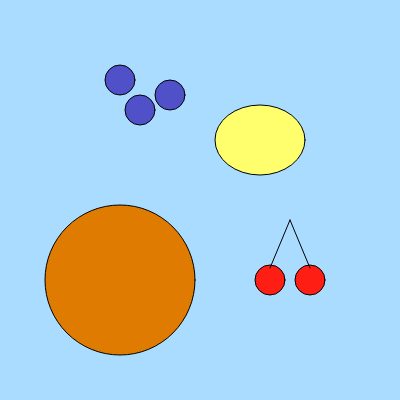
Frame 1 (no input)
Frame 60 (no input): identical to frame 1, image omitted
Frame 120 (the mouse pressed at the canvas centre since frame 60): identical to frame 1, image omitted

The p5.js sketch that drew this single still picture (run headless with seeded random() and noise() and a simulated clock; from frame 60 on, the mouse is pressed at the canvas centre):

// p5.js sketch
// ── sketch.js
function setup() {
  createCanvas(400, 400);
}

function draw() {
  background(170,220,310);
  fill(223,123,0)
  circle(120,280,150);
  fill(80,80,200)
  circle(120,80,30);
  circle(170,95,30);
  circle(140,110,30);
  fill(255, 255, 110)
  ellipse(260,140,90,70);
  fill(680,30,20)
  circle(270,280,30);
  circle(310,280,30);
  line(310, 268, 290, 220);
  line(270, 268, 290, 220);
}
// ── sketch ai.js
function setup() {
  createCanvas(400, 400);
}

function draw() {
  background(220);

  // Draw pizza base
  fill(255, 223, 158); // Light brown color for pizza base
  ellipse(200, 200, 300, 300);

  // Draw tomato sauce
  fill(255, 0, 0); // Red color for tomato sauce
  ellipse(200, 200, 280, 280);

  // Draw cheese
  fill(255, 235, 59); // Yellow color for cheese
  ellipse(200, 200, 250, 250);

  // Draw pepperoni
  fill(255, 0, 0); // Red color for pepperoni
  ellipse(150, 150, 50, 50);
  ellipse(250, 250, 50, 50);
  ellipse(250, 150, 50, 50);
  ellipse(150, 250, 50, 50);
}
